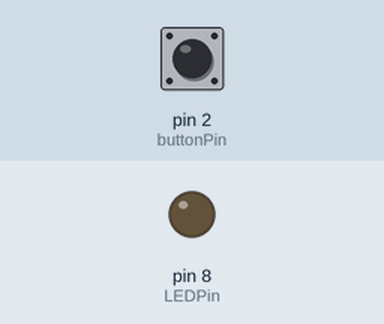
This sketch was run on a simulated Arduino Uno, built with avr-gcc and run on an emulated ATmega328P. On the bench: output pins drawn as LEDs (lit = HIGH). The test bench sets the inputs (shaded band); at power-on: pin 2 (buttonPin) HIGH. What the sketch prints to the serial monitor is not drawn.

Above: at 1.2 s.
1.3 s: pin 2 (buttonPin) pulled LOW for 0.15 s
At 2.1 s:
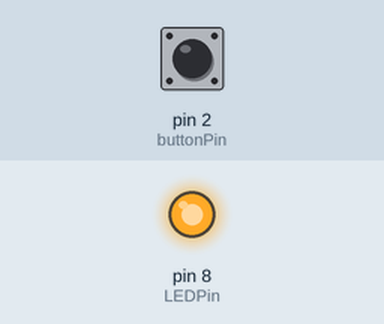
2.9 s: pin 2 (buttonPin) pulled LOW for 1 s
At 3.2 s:
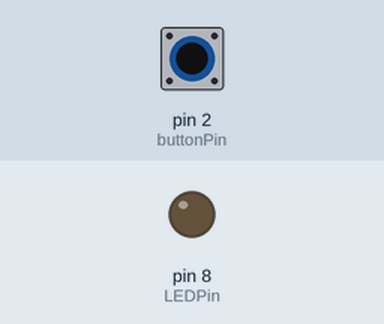
5.4 s: pin 2 (buttonPin) pulled LOW for 3.2 s
At 6.7 s:
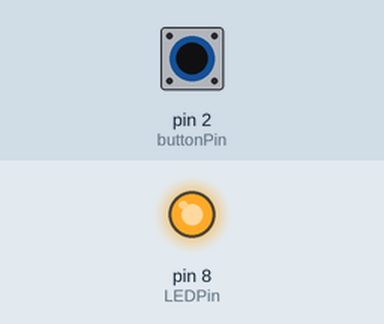
Timing chart, 0 to 8.4 s (numbered marks = the images above; inputs shaded):
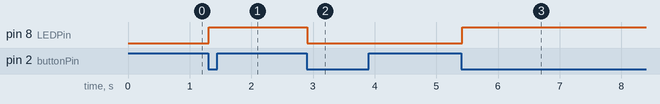

The sketch:

Buttons.ino
```cpp
int LEDPin = 8;
int buttonPin = 2;
int LEDState = 0;
int prevState = 1;
int currState;

//as millis returns a long int
long unsigned int lastPress = 0;

int debounceTime = 20; // the debounce time; increase if the output flickers


void setup() {
  // put your setup code here, to run once:
  Serial.begin(9600);
  pinMode(LEDPin, OUTPUT);
  pinMode(buttonPin, INPUT_PULLUP);
}

void loop() {
  // put your main code here, to run repeatedly:
  currState = digitalRead(buttonPin);
  Serial.println(LEDState);

  if(millis() - lastPress > debounceTime){
    lastPress = millis();
    if(prevState == 1 && currState == 0){
      LEDState = !LEDState;
      digitalWrite(LEDPin, LEDState);
    }
    prevState = currState;
  }

  //this solves the bouncing issue of the button
  //however it is quite inefficent, as it makes
  //the processor wait for a certain time. The above
  //method is better.
  //delay(100);
}
```

Measured:
- after the input at 1.3 s, pin 8 (LEDPin): LOW → HIGH at once
- after the input at 2.9 s, pin 8 (LEDPin): HIGH → LOW at once
- after the input at 5.4 s, pin 8 (LEDPin): LOW → HIGH at once
